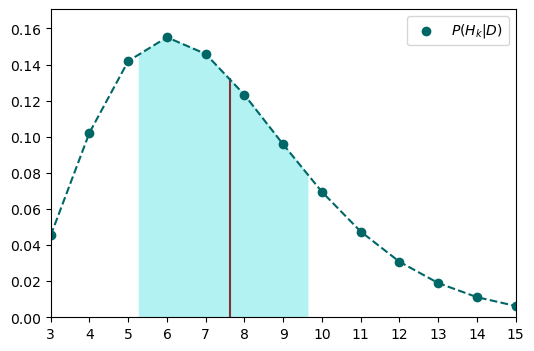

This figure's Python source:
from math import comb
import numpy as np
import matplotlib as mpl
import matplotlib.pyplot as plt
from scipy.stats import iqr

k = range(3, 34)

P = [ k_*(k_-1)*(k_-2)*sum((47-N_rem)*(46-N_rem)
                           *np.prod([(50-m-N_rem)/(50-m) for m in range(20)])
                        for N_rem in range(k_-3, 48))
                        for k_ in k ]
P = np.array(P)
P = P/np.sum(P)
F = np.cumsum(P)

cuartiles = [ np.argmax(F>0.25*i) for i in range(1, 4) ]
cuartiles = [ k+(F[k]-0.25*i)/(F[k]-F[k-1])+3
                for (i, k) in zip(range(1, 4), cuartiles) ]

fig, ax = plt.subplots(figsize=(6, 4))

ax.set_xlim(3, 15)
ax.set_xticks(range(3, 16))
ax.set_ylim(0, P.max()*1.1)

x = np.linspace(cuartiles[0], cuartiles[-1], 128)
ax.fill_between(x, 0, np.interp(x, k, P), color=(0.7, 0.95, 0.95))
ax.plot([cuartiles[1], cuartiles[1]], [0, np.interp(cuartiles[1], k, P)],
        color=(0.5, 0.2, 0.2))

ax.scatter(k, P, color=(0, .4, .4), label=r'$P(H_k|D)$')
ax.plot(k, P, color=(0, .4, .4), ls='--')

plt.legend()
plt.savefig('3.3.png', bbox_inches='tight')
